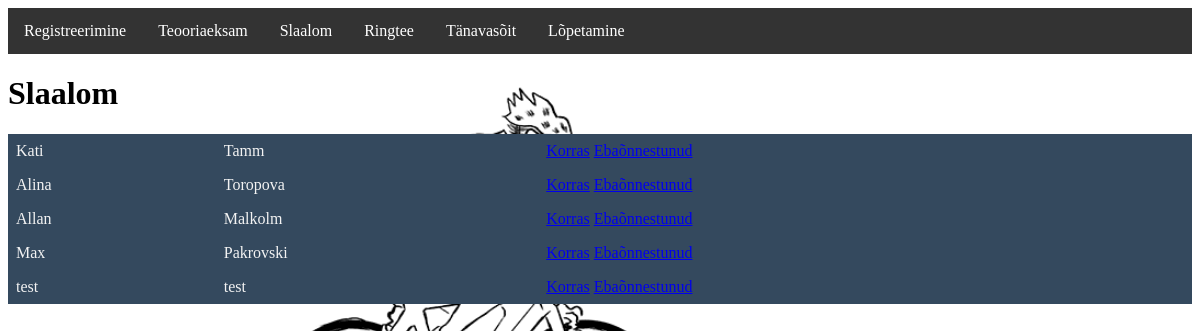
Page /jalgrataeksam/Slaalom.php on the committed database.
### tables this page shows
CREATE TABLE `jalgrattaeksam` (
  `id` int(11) NOT NULL,
  `eesnimi` varchar(30) DEFAULT NULL,
  `perekonnanimi` varchar(30) DEFAULT NULL,
  `teooriatulemus` int(11) DEFAULT -1,
  `slaalom` int(11) DEFAULT -1,
  `ringtee` int(11) DEFAULT -1,
  `t2nav` int(11) DEFAULT -1,
  `luba` int(11) DEFAULT -1
);

### jalgrataeksam/Slaalom.php (the view, shortened to what this page needs)
<?php
require_once("konf.php");
include('Navigation.php');
$kask=$yhendus->prepare("SELECT id, eesnimi, perekonnanimi   FROM jalgrattaeksam WHERE teooriatulemus>=9 AND slaalom=-1 OR slaalom=2");
$kask->bind_result($id, $eesnimi, $perekonnanimi);
$kask->execute();
?>
<!doctype html>
<html lang="et">
<link rel="stylesheet" href="style.css">
<head>
</head>
<body>
<h1>Slaalom</h1>
<table>
    <?php
    while($kask->fetch()){
        echo "
 <tr>
 <td>$eesnimi</td>
 <td>$perekonnanimi</td>
 <td>
 <a href='?korras_id=$id'>Korras</a>
 <a href='?vigane_id=$id'>Ebaõnnestunud</a>
 </td>
</tr>
 ";
    }
    ?>
</table>
</body>
</html>

### jalgrataeksam/style.css (style rules this page uses)
table { width: 100%; border-collapse: collapse; background: #34495e; color: #f3f3f3; }
td, th { padding: 8px; text-align: left; }
body { color: black; background-image: url("giphy.gif"); background-size: 80%; }

### rows in the picture
jalgrattaeksam: eesnimi "Kati", perekonnanimi "Tamm"
jalgrattaeksam: eesnimi "Alina", perekonnanimi "Toropova"
jalgrattaeksam: eesnimi "Allan", perekonnanimi "Malkolm"
jalgrattaeksam: eesnimi "Max", perekonnanimi "Pakrovski"
jalgrattaeksam: eesnimi "test", perekonnanimi "test"
